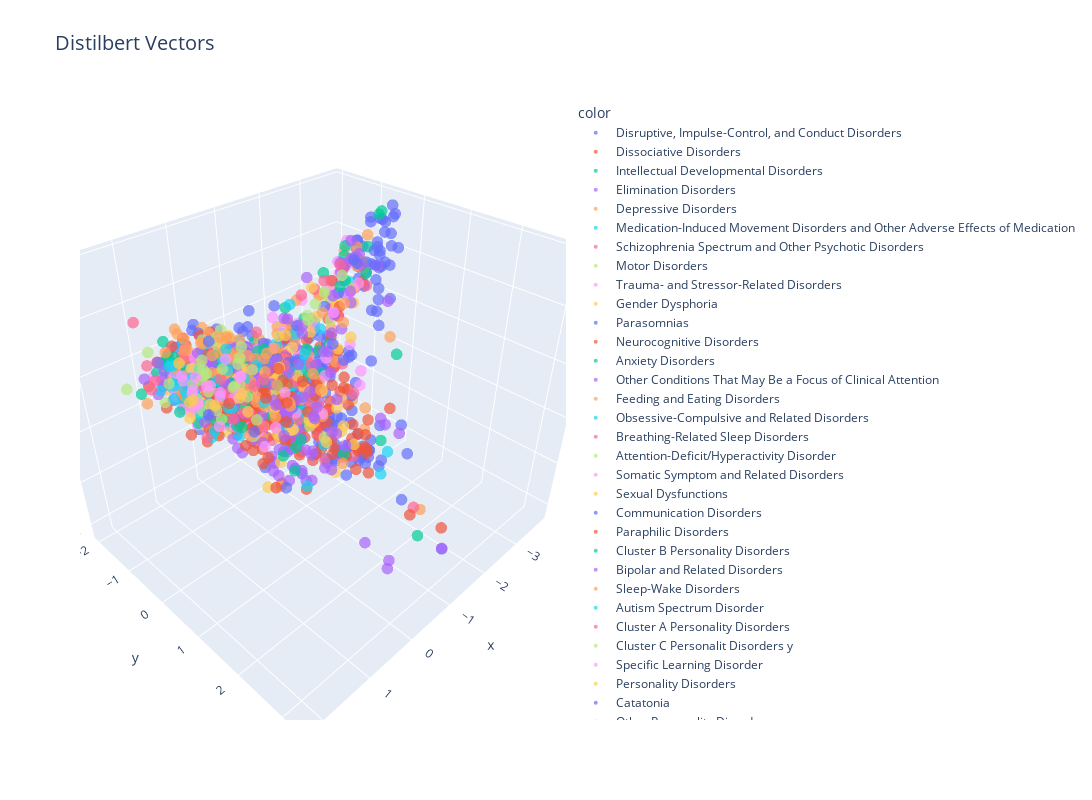

The notebook cell saved with this chart:
### Code cell
fig = px.scatter_3d(
    x=reduced_vectors[:, 0],
    y=reduced_vectors[:, 1],
    z=reduced_vectors[:, 2],
    color=titles,
    title=f'{schema_dicts[schema_index]["name"]} Vectors',
    size_max=3,
    opacity=0.7
)
fig.update_traces(marker=dict(size=4))
fig.update_layout(
    width=1200,   # in pixels
    height=800,   # in pixels
    title_font_size=20,
)
fig.show()

fig.write_html(f'graphs/pca_plot_{schema_dicts[schema_index]["name"]}.html')
fig.write_image(
    f'graphs/pca_plot_{schema_dicts[schema_index]["name"]}.png',
    width=1200,
    height=800,
    scale=1
)
